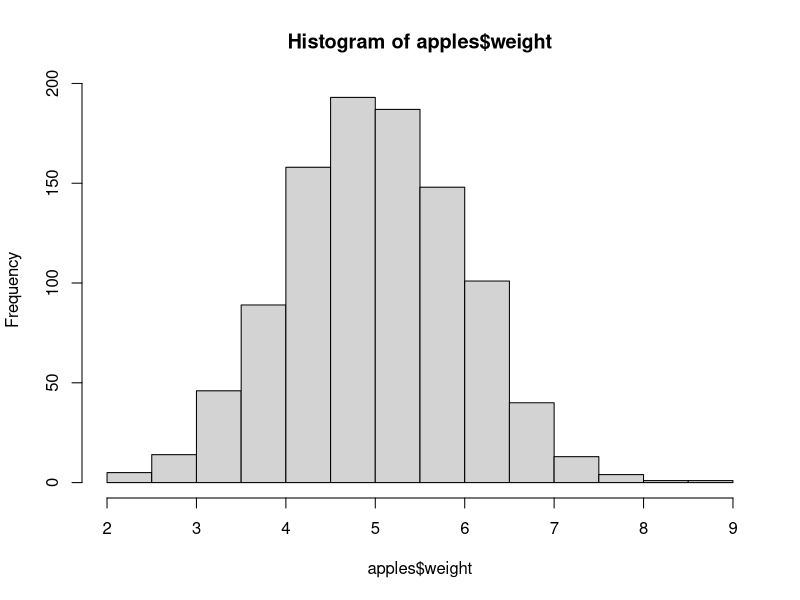
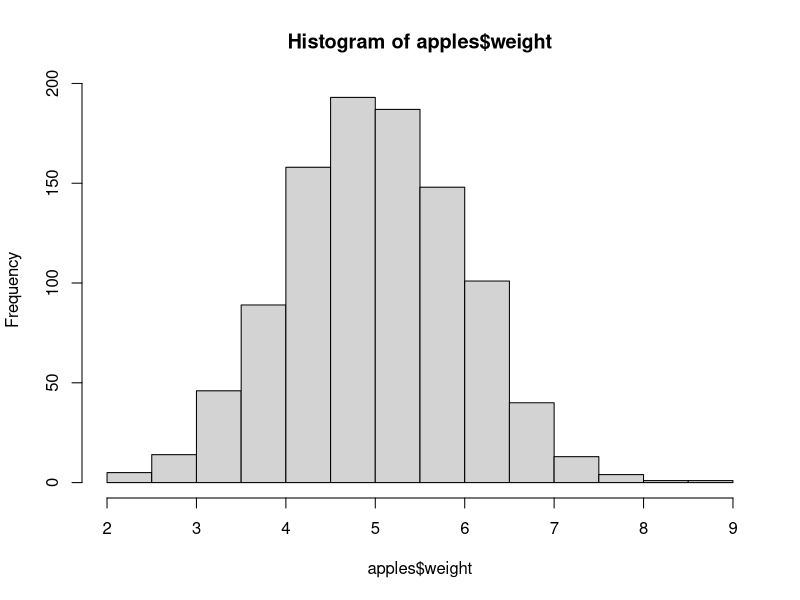

The R source for these figures, in order:
# analysis script for project ####

# read data ####
# apples <- data.frame(apple_id = as.factor(1:1000),
#                      weight = rnorm(1000, 5, 1))
# write.csv(apples, 'data/apples_data.csv', row.names = F)

apples <- read.csv('data/apples_data.csv')

# process data ####
apples$log_weight <- log(apples$weight)

# graphing ####
hist(apples$weight)

# print image ####
png('figs/hist_apple_weight.png')
hist(apples$weight)
dev.off()